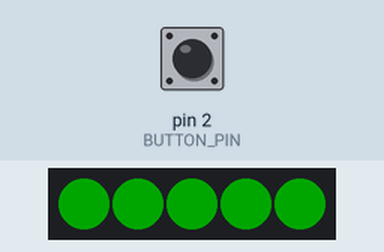
Bench run of a sketch on a simulated Arduino Uno, built with avr-gcc and run on an emulated ATmega328P. On the bench: 5 RGB LEDs in strip order, left to right. The inputs (shaded band) are chosen by the test bench; at power-on: pin 2 (BUTTON_PIN) HIGH. Dim RGB values are drawn brighter than linear.

Above: at 1.3 s.
1.4 s: pin 2 (BUTTON_PIN) pulled LOW for 0.3 s
At 3.0 s:
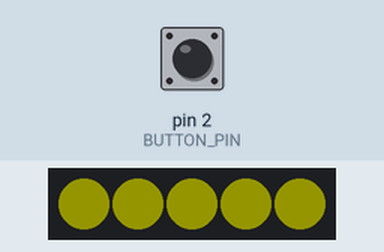
3.3 s: pin 2 (BUTTON_PIN) pulled LOW for 3.2 s
At 7.7 s:
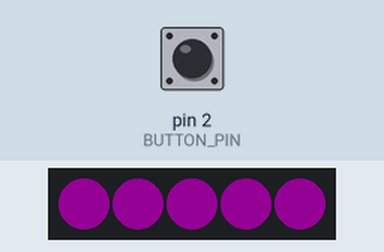
8.0 s: pin 2 (BUTTON_PIN) pulled LOW for 1 s
At 8.6 s:
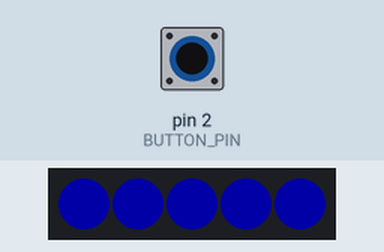
Timing chart, 0 to 11.0 s (numbered marks = the images above; inputs shaded):
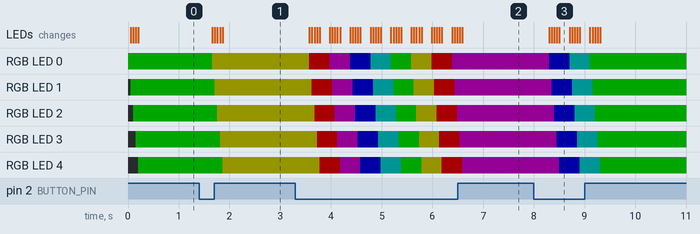

The sketch:

ApoBoardTest_ATmega328_IRsend.ino
```cpp
#include <Adafruit_NeoPixel.h>

#define BUTTON_PIN 2
#define LED_PIN 4
#define NUMofLEDs 5
#define IR_RECEIVE 11
//IR Send is hardcoded in the IRremote library to pin 3

int NumberofColorModes = 5;
int colorMode = 0;

Adafruit_NeoPixel strip = Adafruit_NeoPixel(NUMofLEDs, LED_PIN, NEO_GRB + NEO_KHZ800);

// IMPORTANT: To reduce NeoPixel burnout risk, add 1000 uF capacitor across
// pixel power leads, add 300 - 500 Ohm resistor on first pixel's data input
// and minimize distance between Arduino and first pixel.  Avoid connecting
// on a live circuit...if you must, connect GND first.

void setup()
{
  Serial.begin(9600);

  pinMode(BUTTON_PIN, INPUT_PULLUP);

  strip.begin();
  strip.setBrightness(40);
  strip.show(); // Initialize all pixels to 'off'
}
////////////////////////////////////////////////////////////////
void loop()
{
 if(!digitalRead(BUTTON_PIN))
 {
  colorMode++;
  if(colorMode > NumberofColorModes)
  {
    colorMode = 0;
  }
  delay(150);
 }
 checkColorMode();
}
///////////////////////////////////////
void checkColorMode()
{
  if(colorMode == 0)
  {
    colorWipe(strip.Color(0, 255, 0), 50);//green
  }
  if(colorMode == 1)
  {
    colorWipe(strip.Color(125, 125, 0), 50);//yellow
  }
  if(colorMode == 2)
  {
    colorWipe(strip.Color(255, 0, 0), 50);//Red
  }
  if(colorMode == 3)
  {
    colorWipe(strip.Color(125, 0, 125), 50);//purple
  }
  if(colorMode == 4)
  {
    colorWipe(strip.Color(0, 0, 255), 50);//blue
  }
  if(colorMode == 5)
  {
    colorWipe(strip.Color(0, 125, 125), 50);//cyan
  }

}
// Fill the dots one after the other with a color
void colorWipe(uint32_t c, uint8_t wait) {
  for(uint16_t i=0; i<strip.numPixels(); i++) {
      strip.setPixelColor(i, c);
      strip.show();
      delay(wait);
  }
}
```

Measured:
- after the input at 1.4 s, RGB LED 0: RGB(0, 40, 0) → RGB(20, 20, 0) after 0.26 s; RGB LED 1: RGB(0, 40, 0) → RGB(20, 20, 0) after 0.31 s
- after the input at 8.0 s, RGB LED 0: RGB(20, 0, 20) → RGB(0, 0, 40) after 0.30 s, → RGB(0, 20, 20) 0.40 s later, → RGB(0, 40, 0) 0.40 s later; RGB LED 1: RGB(20, 0, 20) → RGB(0, 0, 40) after 0.35 s, → RGB(0, 20, 20) 0.40 s later, → RGB(0, 40, 0) 0.40 s later
